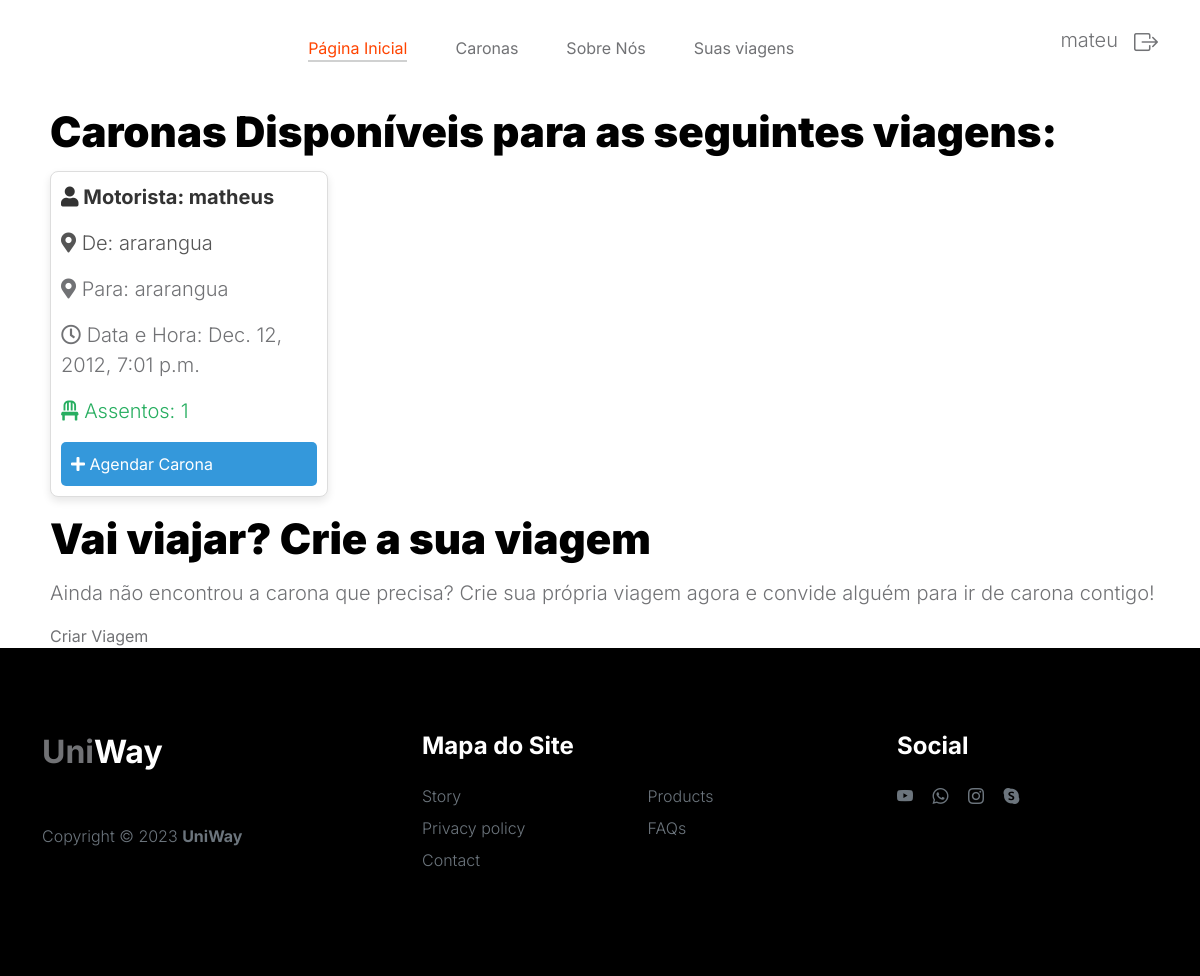
The app's page /find_trips/ (signed in), older data.
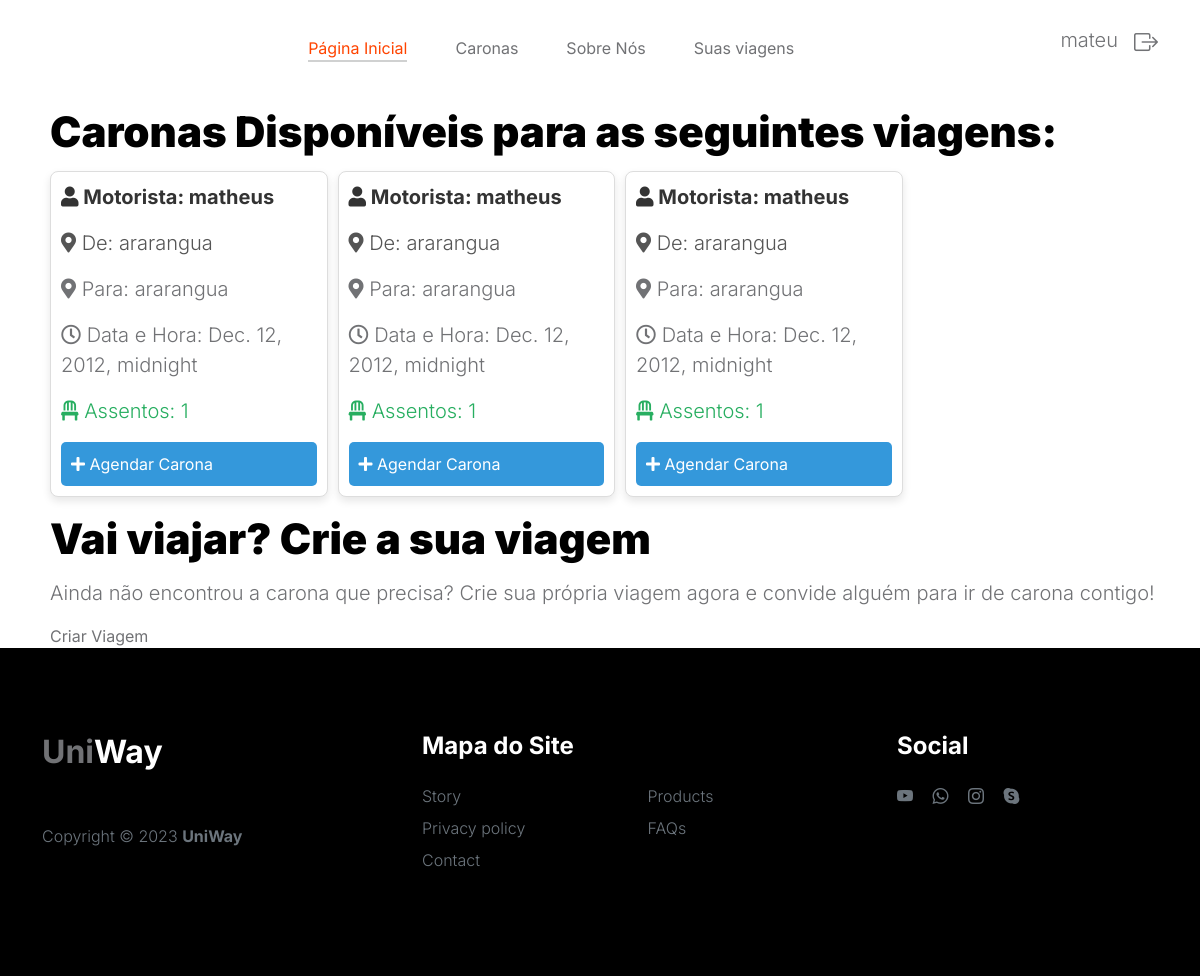
The same page, newer data.
### app/models.py (models this page shows, shortened)
class Trip(models.Model):
    id = models.AutoField(primary_key=True)
    driver = models.ForeignKey(User, on_delete=models.CASCADE)
    passengers = models.CharField(max_length=255, blank=True)
    departure_location = models.ForeignKey(Endereco, related_name="trips_departure", on_delete=models.CASCADE)
    destination = models.ForeignKey(Endereco, related_name="trips_destination", on_delete=models.CASCADE)
    date_time = models.DateTimeField()
    available_seats = models.IntegerField()

class User(models.Model):
    is_passenger = models.BooleanField()
    username = models.CharField(max_length=100)
    idade = models.IntegerField(null=True, blank=True)
    email = models.EmailField()
    senha = models.CharField(max_length=100)
    endereco = models.ForeignKey(Endereco, on_delete=models.CASCADE, null=True, blank=True)

class Endereco(models.Model):
    rua = models.CharField(max_length=255)
    cidade = models.CharField(max_length=100)
    estado = models.CharField(max_length=100)

### app/views.py (the view)
# urls.py: path('find_trips/', find_trips, name='find_trips'),
def find_trips(request):
    trips = Trip.objects.all()
    context = {
        'trips': trips,
    }
    return render(request, 'find_trips.html', context)

### app/templates/find_trips.html (shortened to what this page needs)
{% extends 'main.html' %}
{% load static %}
{% block conteudo %}
<section>
{% if user.is_authenticated %}
  <div class="viagem-container">
    <h2>Caronas Disponíveis para as seguintes viagens:</h2>
    <div class="viagem-lista">
      <div class="viagem-grid">
        {% for trip in trips %}
        {% if trip.available_seats >= 1 %}
        <div class="viagem-item">
            <p class="motorista"><i class="fas fa-user"></i> Motorista: {{ trip.driver.username }}</p>
            <p class="detalhes-viagem"><i class="fas fa-map-marker-alt"></i> De: {{ trip.departure_location.cidade }}</p>
            <p class="detalhes-viagem2"><i class="fas fa-map-marker-alt"></i> Para: {{ trip.destination.cidade }}</p>
            <p class="detalhes-viagem3"><i class="far fa-clock"></i> Data e Hora: {{ trip.date_time }}</p>
            <p class="assentos-disponiveis"><i class="fas fa-chair"></i> Assentos: {{ trip.available_seats }}</p>
            {% if user.username == trip.passengers %}
                <p>Você escolheu esta viagem.</p>
            {% else %}
                <a href="#" class="adicionar-viagem-btn" onclick="agendarCarona({{trip.id}})"><i class="fas fa-plus"></i> Agendar Carona</a>
            {% endif %}
        </div>
        {% endif %}
        {% endfor %}
    </div>
      <div class="crie-viagem">
        <h2>Vai viajar? Crie a sua viagem</h2>
        <p>Ainda não encontrou a carona que precisa? Crie sua própria viagem agora e convide alguém para ir de carona contigo!</p>
        <a href="/create_trip/" class="botao-criar-viagem">Criar Viagem</a>
      </div>
    </div>
  </div>
{% else %}
  <div class="crie-viagem">
    <h2>Faça login ou cadastre-se para acessar as viagens</h2>
    <a href="/login/" class="botao-criar-viagem">Login</a>
  </div>
{% endif %}
</section>
{% endblock %}

Row changes from the older to the newer data that the page shows:
removed Trip: driver.username "matheus", departure_location.cidade "ararangua", destination.cidade "ararangua", date_time "Dec. 12, 2012, 7:01 p.m.", available_seats "1"
added Trip: driver.username "matheus", departure_location.cidade "ararangua", destination.cidade "ararangua", date_time "Dec. 12, 2012, midnight", available_seats "1"
added Trip: driver.username "matheus", departure_location.cidade "ararangua", destination.cidade "ararangua", date_time "Dec. 12, 2012, midnight", available_seats "1"
added Trip: driver.username "matheus", departure_location.cidade "ararangua", destination.cidade "ararangua", date_time "Dec. 12, 2012, midnight", available_seats "1"
